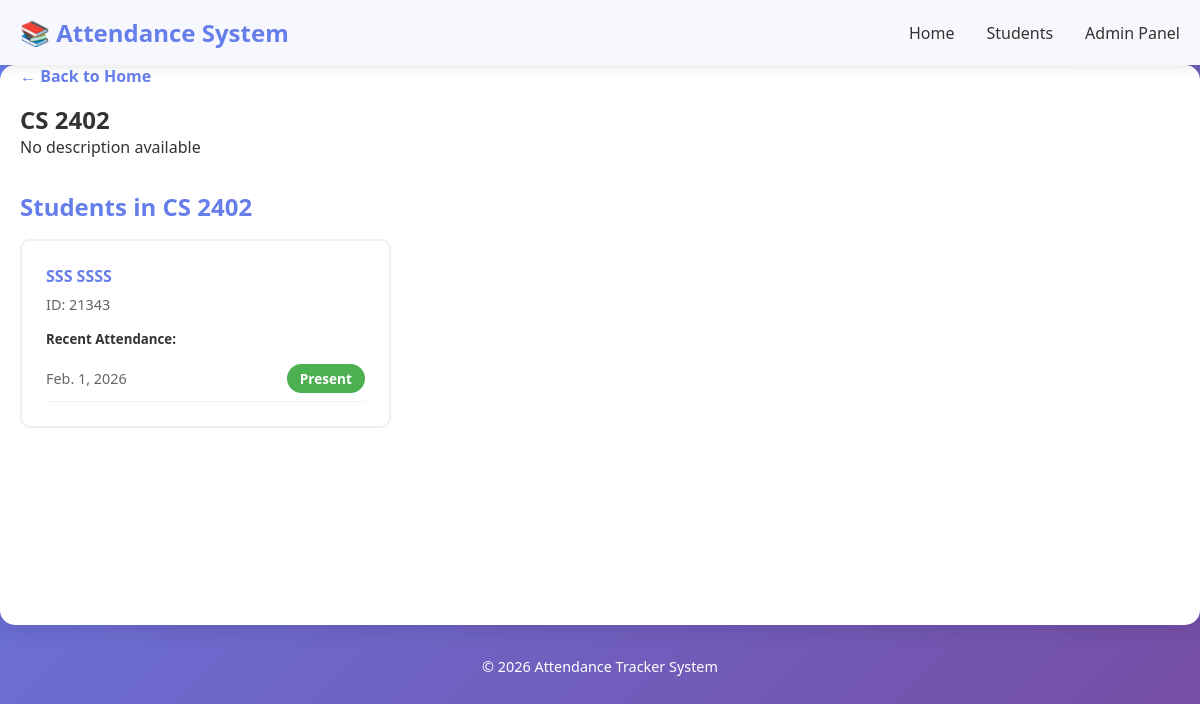
Screenshot of /group/2/ with the database file from the repository.
### attendance_tracker/models.py (models this page shows, shortened)
class Group(models.Model):
    name = models.CharField(max_length=100, unique=True)
    description = models.TextField(blank=True, null=True)

class Student(models.Model):
    first_name = models.CharField(max_length=50)
    last_name = models.CharField(max_length=50)
    student_id = models.CharField(max_length=20, unique=True)
    group = models.ForeignKey(Group, on_delete=models.CASCADE, related_name='students')

class Attendance(models.Model):
    STATUS_CHOICES = [
        ('present', 'Present'),
        ('absent', 'Absent'),
        ('late', 'Late'),
    ]
    student = models.ForeignKey(Student, on_delete=models.CASCADE)
    date = models.DateField()
    status = models.CharField(max_length=10, choices=STATUS_CHOICES)
    class Meta:
        unique_together = ('student', 'date')

### attendance_tracker/views.py (the view)
# urls.py: path('group/<int:group_id>/', views.group_detail, name='group_detail'),
def group_detail(request, group_id):
    group = get_object_or_404(Group, id=group_id)
    students = group.students.all().prefetch_related('attendance_set')
    context = {
        'group': group,
        'students': students,
    }
    return render(request, 'detail.html', context)

### attendance_tracker/templates/detail.html (shortened to what this page needs)
{% extends "base.html" %}
{% block content %}
<div class="detail-header">
    <a href="{% url 'home' %}" class="back-btn">← Back to Home</a>
    <h2>{{ group.name }}</h2>
    <p class="description">{{ group.description|default:"No description available" }}</p>
</div>
<div class="students-section">
    <h3>Students in {{ group.name }}</h3>
    {% if students %}
        <div class="students-grid">
            {% for student in students %}
            <div class="student-card">
                <div class="student-info">
                    <h4>{{ student.first_name }} {{ student.last_name }}</h4>
                    <p class="student-id">ID: {{ student.student_id }}</p>
                </div>
                <div class="attendance-summary">
                    <h5>Recent Attendance:</h5>
                    {% if student.attendance_set.all %}
                        <ul class="attendance-list">
                            {% for record in student.attendance_set.all|slice:":5" %}
                            <li>
                                <span class="date">{{ record.date }}</span>
                                <span class="status-badge status-{{ record.status }}">
                                    {{ record.get_status_display }}
                                </span>
                            </li>
                            {% endfor %}
                        </ul>
                    {% else %}
                        <p class="no-data">No attendance records</p>
                    {% endif %}
                </div>
            </div>
            {% endfor %}
        </div>
    {% else %}
        <p class="no-data">No students in this group.</p>
    {% endif %}
</div>
{% endblock %}

### attendance_tracker/static/css/style.css (style rules this page uses)
* { margin: 0; padding: 0; box-sizing: border-box; }
body { font-family: 'Segoe UI', Tahoma, Geneva, Verdana, sans-serif; background: linear-gradient(135deg, #667eea 0%, #764ba2 100%); min-height: 100vh; color: #333; }
.status-badge { display: inline-block; padding: 0.3rem 0.8rem; border-radius: 20px; font-size: 0.85rem; font-weight: 600; }
.status-present { background: #4caf50; color: white; }
.detail-header { margin-bottom: 2rem; }
.back-btn { display: inline-block; color: #667eea; text-decoration: none; margin-bottom: 1rem; font-weight: 600; }
.students-grid { display: grid; grid-template-columns: repeat(auto-fill, minmax(300px, 1fr)); gap: 1.5rem; }
.student-card { border: 2px solid #f0f0f0; border-radius: 10px; padding: 1.5rem; transition: all 0.3s; }
.student-info h4 { color: #667eea; margin-bottom: 0.5rem; }
.student-id { color: #666; font-size: 0.9rem; margin-bottom: 1rem; }
.attendance-summary h5 { margin: 1rem 0 0.5rem 0; color: #333; }
.attendance-list { list-style: none; }
.attendance-list li { display: flex; justify-content: space-between; align-items: center; padding: 0.5rem 0; border-bottom: 1px solid #f0f0f0; }
.attendance-list .date { color: #666; font-size: 0.9rem; }
.groups-section, .recent-section, .students-section { margin-bottom: 3rem; }
.groups-section h3, .recent-section h3, .students-section h3 { color: #667eea; margin-bottom: 1rem; font-size: 1.5rem; }

### rows the page displays
Group: name "CS 2402", description "No description available"
Student: first_name "SSS", last_name "SSSS", student_id "21343"
Attendance: date "Feb. 1, 2026", status "Present"
